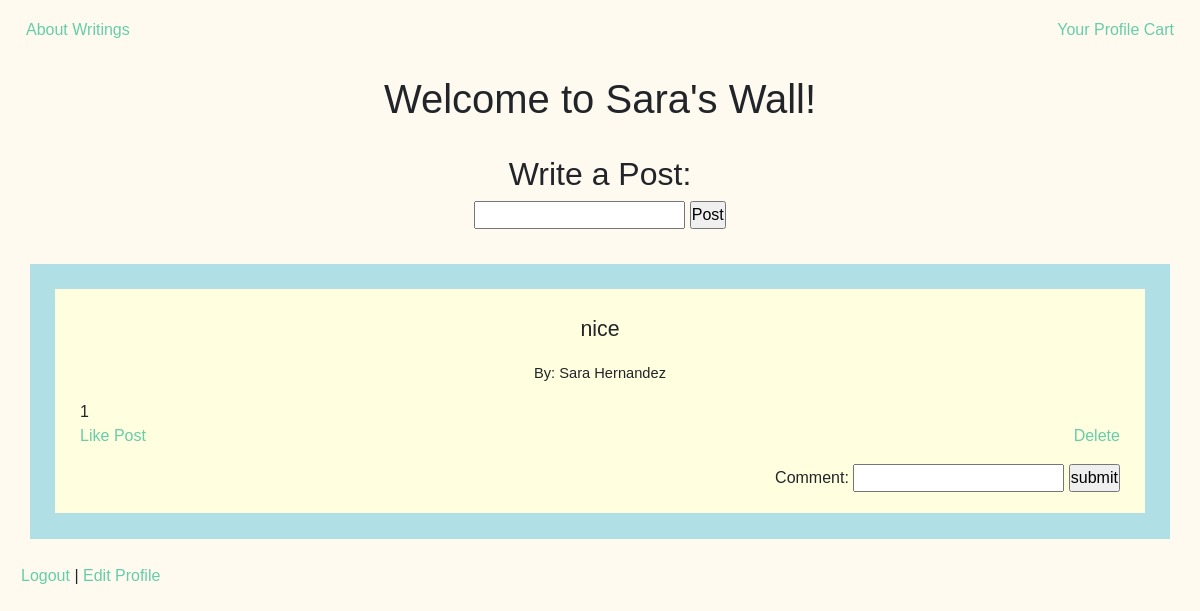
Screenshot of /success (signed in) with the database file from the repository.
### Poems/models.py (models this page shows)
class User(models.Model):
    first_name = models.CharField(max_length=50)
    last_name = models.CharField(max_length=50)
    email = models.CharField(max_length=50)
    password = models.CharField(max_length=50)
    objects = UserManager()

class Wall_Message(models.Model):
    message = models.CharField(max_length=255)
    poster = models.ForeignKey(User, related_name='user_messages', on_delete=models.CASCADE)
    user_likes = models.ManyToManyField(User, related_name='liked_posts')

### Poems/views.py (the view)
# urls.py: path('success', views.success),
def success(request):
    if 'user' not in request.session:
        return redirect('/')
    context = {
        'wall_messages': Wall_Message.objects.all()
    }
    return render(request, 'success.html', context)

### Poems/templates/success.html (shortened to what this page needs)
<!DOCTYPE html>
<html lang="en">
    <head>
        <link rel="stylesheet" href="https://stackpath.bootstrapcdn.com/bootstrap/4.5.2/css/bootstrap.min.css"
>
        {% load static %}
        <link rel="stylesheet" href="{% static 'style.css' %}">
        <div class="navbar">
            <div>
                <a href="/about">About</a>
                <a href="/writings">Writings</a>
            </div>
            <div>
                <a href="/success">Your Profile</a>
                <a href="/cart">Cart</a>
            </div>
        </div>
    </head>
    <body>
        <div id="wrap">
            <div id="write">
                <h1>Welcome to {{request.session.user}}'s Wall!</h1>
                <br>
                <h2>Write a Post:</h2>
                <form action="/process_message" method="POST">
                    <input type="text" name="mess">
                    <input type="submit" value="Post">
                </form>
            </div>
            <div id="posts">
                {% for post in wall_messages %}
                <div class="one_post">
                    <p class="post">{{post.message}}</p>
                    <p class="poster">By: {{post.poster.first_name}} {{post.poster.last_name}}</p>
                    <p>{{ post.user_likes.count }} <br>
                        <a href="/like/{{post.id}}">Like Post</a> <a id="right" href="/destroy/{{post.id}}">Delete</a></p>
                    <form id="right" action="/add_comment/{{post.id}}" method="POST">
                        Comment: <input type="text" name="comment">
                        <input type="submit" value="submit">
                    </form>
                    <br>
                </div>
                {% endfor %}
            </div>
            <p class="writing"> <a href="/logout">Logout</a> | <a href="/user_profile/{{request.session.id}}">Edit Profile</a> </p>
        </div>
    </body>
</html>

### Poems/static/style.css (style rules this page uses)
* { padding: 0; margin: 0; font-family: sans-serif; }
div { padding: 10px; }
body { background-color: floralwhite; }
a { color: mediumaquamarine; }
.writing { margin: 20px; width: 40%; vertical-align: top; margin-left: 1em; }
#wrap { margin: 0px auto; font-family: sans-serif; padding: 5px; }
#posts { background-color: powderblue; padding: 0.1px; margin: 25px; }
.one_post { background-color: lightyellow; padding: 25px; margin: 25px; min-height: 100px; }
.post { font-size: 16pt; text-align: center; }
.poster { font-size: 11pt; text-align: center; }
#write { text-align: center; }
#right { float: right; }

### rows the page displays
User: session.user "Sara"
Wall_Message: message "nice", poster.first_name "Sara", poster.last_name "Hernandez", user_likes.count "1"
